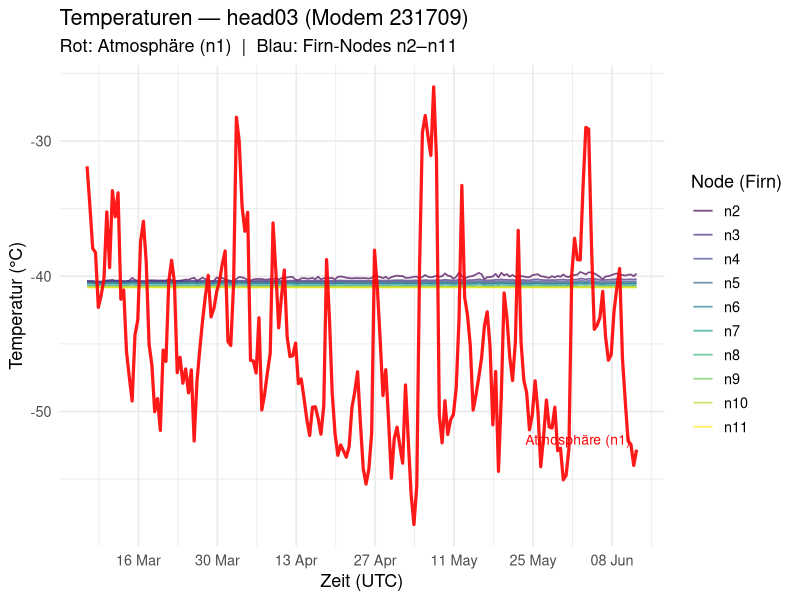

R code for this plot:
library(readr)
library(dplyr)
library(tidyr)
library(ggplot2)
library(lubridate)

d <- read_csv("./data/decoded_head03_231709.csv", show_col_types = FALSE) |>
  mutate(time_utc = as_datetime(time_utc))

# Check ranges
ntc_cols <- grep("^n[0-9]+\\.ntc1_temp_C", names(d), value = TRUE)
for (col in ntc_cols) {
  cat(col, ": min=", round(min(d[[col]], na.rm=TRUE), 1),
      " max=", round(max(d[[col]], na.rm=TRUE), 1),
      " NA=", sum(is.na(d[[col]])), "\n")
}

# Long format: separate atmospheric (n1) from subsurface (n2-n11)
ntc_long <- d |>
  select(time_utc, all_of(ntc_cols)) |>
  pivot_longer(-time_utc, names_to = "sensor", values_to = "temp_C") |>
  mutate(node = as.integer(sub("n(\\d+)\\..*", "\\1", sensor))) |>
  filter(node <= 11)   # n12+ are decoding artifacts from truncated CSV

p <- ggplot() +
  # Subsurface nodes n2-n11 in grey/blue
  geom_line(
    data = filter(ntc_long, node > 1),
    aes(time_utc, temp_C, group = factor(node), colour = factor(node)),
    linewidth = 0.6, alpha = 0.7
  ) +
  # Atmospheric n1 on top, bold red
  geom_line(
    data = filter(ntc_long, node == 1),
    aes(time_utc, temp_C),
    colour = "red", linewidth = 1.1, alpha = 0.9
  ) +
  annotate("text", x = max(d$time_utc), y = filter(ntc_long, node==1) |>
             slice_tail(n=1) |> pull(temp_C),
           label = "Atmosphäre (n1)", colour = "red",
           hjust = 1.05, vjust = -0.5, size = 3.5) +
  scale_colour_viridis_d(option = "viridis", name = "Node (Firn)",
                          labels = paste0("n", 2:11)) +
  scale_x_datetime(date_breaks = "2 weeks", date_labels = "%d %b") +
  labs(
    title    = "Temperaturen — head03 (Modem 231709)",
    subtitle = "Rot: Atmosphäre (n1)  |  Blau: Firn-Nodes n2–n11",
    x        = "Zeit (UTC)",
    y        = "Temperatur (°C)"
  ) +
  theme_minimal(base_size = 13) +
  theme(legend.position = "right")

ggsave("./data/plot_temperatures.png", p, width = 13, height = 6, dpi = 150)
cat("Gespeichert: data/plot_temperatures.png\n")
